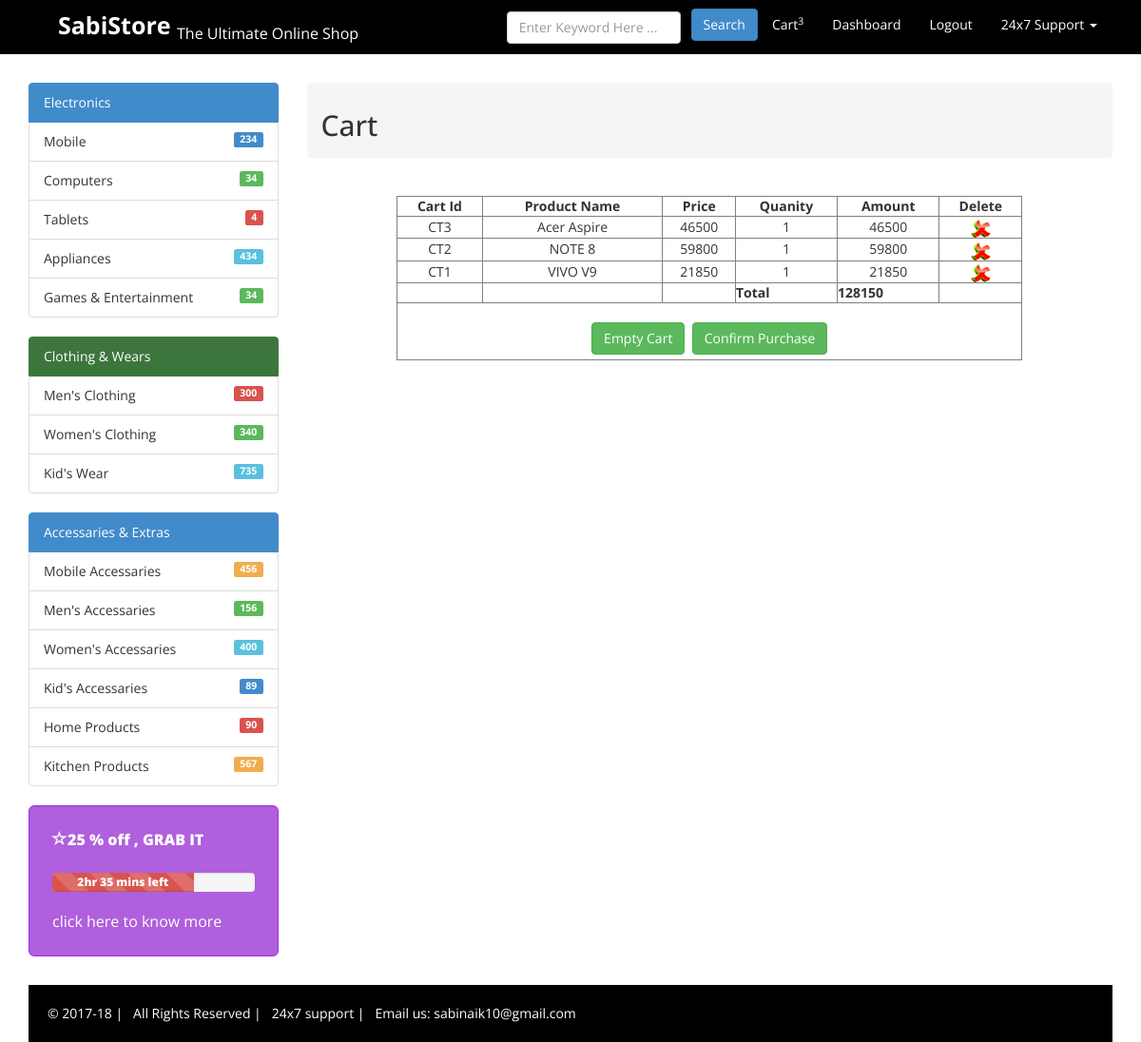
/viewcart.php?cid=C3, run on the app's committed database.
### tables this page shows
CREATE TABLE IF NOT EXISTS `cart` (
  `cartid` varchar(10) NOT NULL,
  `cid` varchar(10) NOT NULL,
  `pid` varchar(10) NOT NULL,
  `oqty` int(10) NOT NULL,
  PRIMARY KEY (`cartid`)
);

CREATE TABLE IF NOT EXISTS `products` (
  `pid` varchar(10) NOT NULL,
  `pname` varchar(50) NOT NULL,
  `catid` varchar(10) NOT NULL,
  `pdesc` varchar(1000) NOT NULL,
  `pprice` int(50) NOT NULL,
  `qty` varchar(50) NOT NULL,
  `pimage` varchar(1000) NOT NULL,
  PRIMARY KEY (`pid`)
);

### viewcart.php (the view, shortened to what this page needs)
<?php
$con = mysqli_connect('localhost','root','') or die('No Connection');
mysqli_select_db($con, 'sabistore') or die('No Database name');
$cid1="";
$total=0;
if(isset($_GET['cid']))
	$cid1=$_GET['cid'];
else
	$cid1="NA";
?>
<!DOCTYPE html>
<html lang="en">
<head>
    <link href="assets/css/bootstrap.css" rel="stylesheet">
    <link href="assets/css/font-awesome.min.css" rel="stylesheet" />
    <link href="assets/ItemSlider/css/main-style.css" rel="stylesheet" />
    <link href="assets/css/style.css" rel="stylesheet" />
</head>
<body>
    <nav class="navbar navbar-default" role="navigation">
        <div class="container-fluid">
            <div class="navbar-header">
                <a class="navbar-brand" href="index.php"><strong>SabiStore</strong>&nbsp;<sub><font size='3'>The Ultimate Online Shop</font></sub></a>
            </div>
            <div class="collapse navbar-collapse" id="bs-example-navbar-collapse-1">
                <ul class="nav navbar-nav navbar-right">
					<?php
						if ($cid1!="NA")
						{
							$sql_cart=mysqli_query($con, "SELECT count(*) FROM cart WHERE cid='$cid1'");
							$row_cart=mysqli_fetch_array($sql_cart);
							$cartcount=$row_cart[0];
							echo "<li><a href='viewcart.php?cid=$cid1'>Cart<sup>$cartcount</sup></a></li>";
							echo "<li><a href='customer_profile.php?cid=$cid1'>Dashboard</a></li>";
							echo "<li><a href='logout.php?cid=$cid1'>Logout</a></li>";
						}
					?>
                    <li class="dropdown">
                        <a href="#" class="dropdown-toggle" data-toggle="dropdown">24x7 Support <b class="caret"></b></a>
                    </li>
                </ul>
                <form class="navbar-form navbar-right" role="search">
                    <div class="form-group">
                        <input type="text" placeholder="Enter Keyword Here ..." class="form-control">
                    </div>
                    <button type="submit" class="btn btn-primary">Search</button>
                </form>
            </div>
        </div>
    </nav>
    <div class="container">
        <div class="row">
            <div class="col-md-3">
                <div>
                    <a href="#" class="list-group-item active">Electronics
                    </a>
                    <ul class="list-group">
                        <li class="list-group-item">Mobile
							<span class="label label-primary pull-right">234</span>
                        </li>
                        <li class="list-group-item">Computers
							<span class="label label-success pull-right">34</span>
                        </li>
                        <li class="list-group-item">Tablets
                         <span class="label label-danger pull-right">4</span>
                        </li>
                        <li class="list-group-item">Appliances
                             <span class="label label-info pull-right">434</span>
                        </li>
                        <li class="list-group-item">Games & Entertainment
                             <span class="label label-success pull-right">34</span>
                        </li>
                    </ul>
                </div>
                <div>
                    <a href="#" class="list-group-item active list-group-item-success">Clothing & Wears
                    </a>
                    <ul class="list-group">
                        <li class="list-group-item">Men's Clothing
                             <span class="label label-danger pull-right">300</span>
                        </li>
                        <li class="list-group-item">Women's Clothing
                             <span class="label label-success pull-right">340</span>
                        </li>
                        <li class="list-group-item">Kid's Wear
                             <span class="label label-info pull-right">735</span>
                        </li>
                    </ul>
                </div>
                <div>
                    <a href="#" class="list-group-item active">Accessaries & Extras
                    </a>
                    <ul class="list-group">
                        <li class="list-group-item">Mobile Accessaries
                             <span class="label label-warning pull-right">456</span>
                        </li>
                        <li class="list-group-item">Men's Accessaries
                             <span class="label label-success pull-right">156</span>
                        </li>
                        <li class="list-group-item">Women's Accessaries
                             <span class="label label-info pull-right">400</span>
                        </li>
                        <li class="list-group-item">Kid's Accessaries
                             <span class="label label-primary pull-right">89</span>
                        </li>
                        <li class="list-group-item">Home Products
                             <span class="label label-danger pull-right">90</span>
                        </li>
                        <li class="list-group-item">Kitchen Products
                             <span class="label label-warning pull-right">567</span>
                        </li>
                    </ul>
                </div>
                <div class="well well-lg offer-box offer-colors">
                    <span class="glyphicon glyphicon-star-empty"></span>25 % off  , GRAB IT
                   <br />
                    <br />
                    <div class="progress progress-striped">
                        <div class="progress-bar progress-bar-danger" role="progressbar" aria-valuenow="70" aria-valuemin="0" aria-valuemax="100"
                            style="width: 70%">
                            2hr 35 mins left
                        </div>
                    </div>
                    <a href="#">click here to know more </a>
                </div>
            </div>
            <div class="col-md-9">
                <div>
                    <ol class="breadcrumb">
                        <li><h2>Cart</h2></li>
                    </ol>
                </div>
                <div class="row">
			<?php
			if ($cid1=="NA")
			{
				header("location: index.php");
			}
			else
			{
			?>
			<form method="post">
			<?php
			$sql_sel=mysqli_query($con, "SELECT * FROM cart where cid='$cid1'");
			$count=mysqli_num_rows($sql_sel);
			if($count>0)
			{
			?><br>
			<table border="1"  width="75%" align="center" cellpadding="4" cellspacing="0">
				<tr>
					<td align="center"><b>Cart Id</b></td>
					<td align="center"><b>Product Name</b></td>
					<td align="center"><b>Price</b></td>
					<td align="center"><b>Quanity</b></td>
					<td align="center"><b>Amount</b></td>
					<td align="center"><b>Delete</b></td>
				</tr>
			<?php
				while($row=mysqli_fetch_array($sql_sel))
				{
			?>
				<tr>
					<td align="center"><?php echo $row['cartid'];?></td>
					<td align="center"><?php
						$sql_sel1=mysqli_query($con, "SELECT pname FROM products where pid='$row[2]'");
						while($row1=mysqli_fetch_array($sql_sel1))
							echo $row1['pname'];
						?>
					</td>
					<td align="center"><?php
						$sql_sel2=mysqli_query($con, "SELECT pprice FROM products where pid='$row[2]'");
						while($row2=mysqli_fetch_array($sql_sel2))
						{
							echo $row2['pprice'];
						}
						?>
					</td>
					<td align="center"><?php echo $row['oqty'];?></td>
					<td align="center"><?php
						$sql_sel3=mysqli_query($con, "SELECT pprice FROM products where pid='$row[2]'");
						while($row3=mysqli_fetch_array($sql_sel3))
						{
							$amt=$row3['pprice']* $row['oqty'];
							echo $amt;
							$total=$total+$amt;
						}
						?>
					</td>
					<td align="center"><a href="viewcart.php?cid=<?php echo $cid1;?>&opr=del&cartid=<?php echo $row['cartid'];?>" title="Delete"><img src="picture/delete.png" /></a></td>
				</tr>
			<?php
				}
			?>
			<tr>
				<td>&nbsp;</td>
				<td>&nbsp;</td>
				<td>&nbsp;</td>
				<td><b>Total</b></td>
				<td><b><?php echo $total;?></b></td>
				<td>&nbsp;</td>
			</tr>
			<tr>
				<td align="center" colspan="6"><br><a href="viewcart.php?cid=<?php echo $cid1;?>&opr=empty"  class="btn btn-success" role="button">Empty Cart</a>&nbsp;
				<a href="confrimpurchase.php?cid=<?php echo $cid1;?>"  class="btn btn-success" role="button">Confirm Purchase</a></td>
			</tr>
			<?php
			}
			else
			{
				$msg="No Items in Cart";
			}
			}
			?>
			</table><br>
			</form>
		</div>
		</div>
    </div>
    <div class="col-md-12 end-box ">
        &copy; 2017-18 | &nbsp; All Rights Reserved | &nbsp; 24x7 support | &nbsp; Email us: sabinaik10@gmail.com
    </div>
</body>
</html>

### assets/css/style.css (style rules this page uses)
h1, h2, h3, h4, h5, h6 { font-family:'Open Sans', sans-serif; }
.navbar-brand { font-size: 25px; padding: 15px 80px 15px 60px; }
.navbar-default .navbar-brand { color: #000000; }
.navbar-default { background-color: #000000; border-color: #000000; }
.navbar { border-radius: 0px; }
.navbar-default .navbar-nav > li > a { color: #FFF; }
.navbar-default .navbar-brand { color: #FFFFFF; }
.row { margin-bottom:10px; }
.btn { margin-bottom:5px; }
.offer-box { background-color: #6A75F0; border: 1px solid #096FC0; color: #fff; font-weight: 900; font-size:16px; }
.offer-box a { color: #fff; text-decoration: none; font-size: 16px; font-weight: normal; }
.offer-colors { background-color: #B05FDD; border: 1px solid #A228F3; }
.end-box { padding:20px; color:#fff; background-color:#000; font-size:14px; }

### data on the page
cart: cartid "CT3", oqty "1"
products: pname "Acer Aspire", pprice "46500"
cart: cartid "CT2", oqty "1"
products: pname "NOTE 8", pprice "59800"
cart: cartid "CT1", oqty "1"
products: pname "VIVO V9", pprice "21850"

### other printed values
$cartcount "3"
$total "128150"
